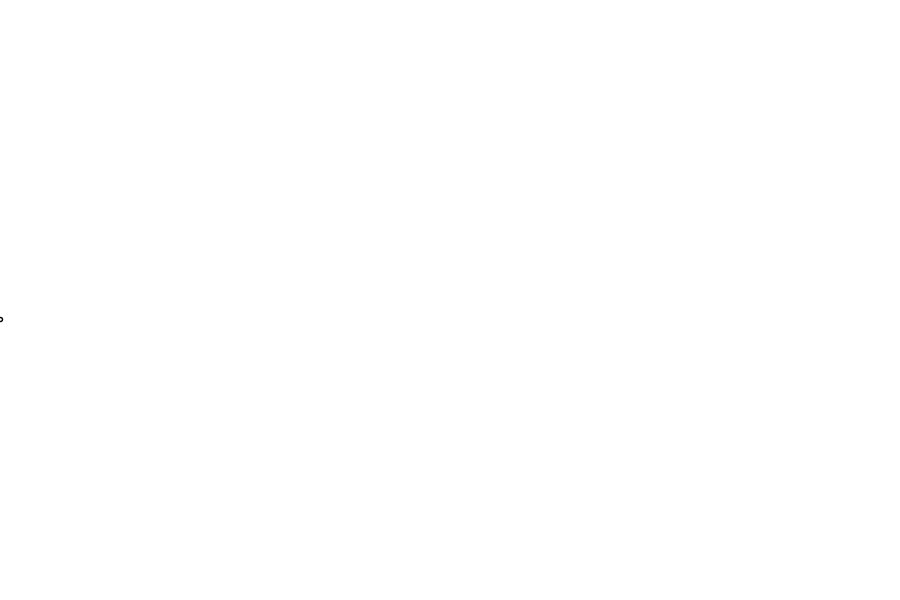
Frame 1 (no input)
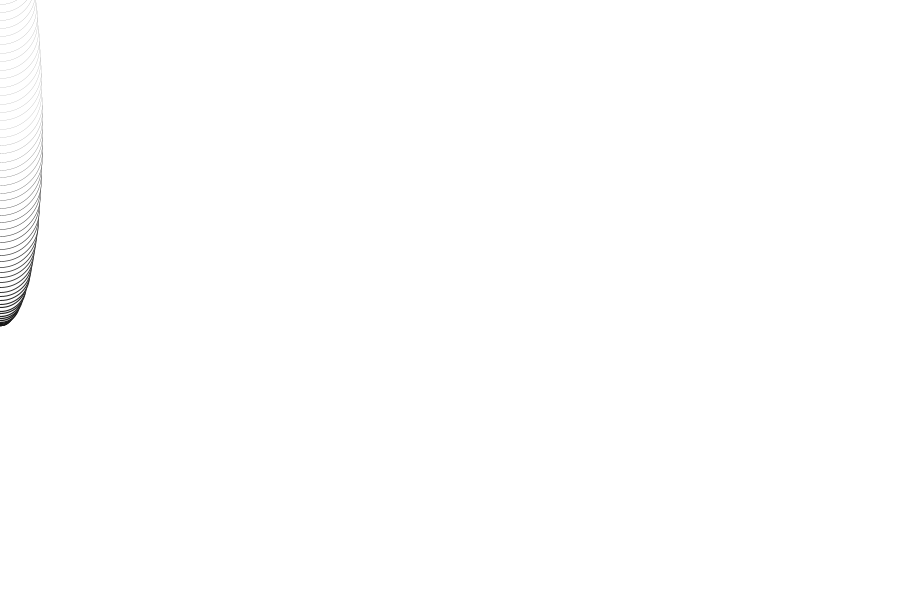
Frame 60 (the mouse pressed at the canvas centre just before this capture)
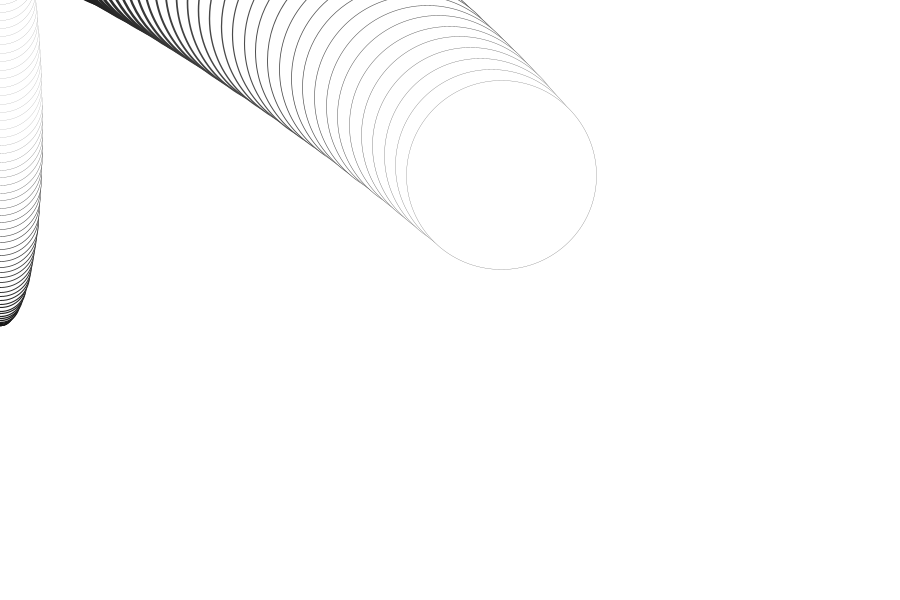
Frame 120 (the mouse held since frame 60 and released just before this capture)

The Processing sketch that drew these frames (run headless with seeded random() and noise(); from frame 60 on, the mouse is pressed at the canvas centre):

// Processing sketch: processing_110638
// ── processing_110638.pde

float vx, vy, x, y, centerx, centery, raiox, raioy, atrito;
void setup() {
  size(900, 600);
  smooth();
  background(255);
  stroke(255);
  centerx=320;
  centery=100;
  y=320;
  atrito=0.99;
} 

void draw() {
  
  vx=atrito*(vx+(mouseX-x)/1000);
  x= x+vx;
  vy=atrito*(vy+(mouseY-y)/1000);
  y= y+vy;
  raiox=raiox+(dist(x,y,mouseX,mouseY)/1.5-raiox)/50;
  raioy=raiox;
// fill (abs(9*vx));
  fill(255);
  stroke(abs(9*vy));
  strokeWeight(sq(dist(mouseX,mouseY,x,y))/70000);
  ellipse(x, y, raiox, raioy);
}

void keyPressed() {
  if (key==' ') background(255);
  if(key=='s') save("desenho"+ int(random(50)) + ".png");
  println(key);
}
